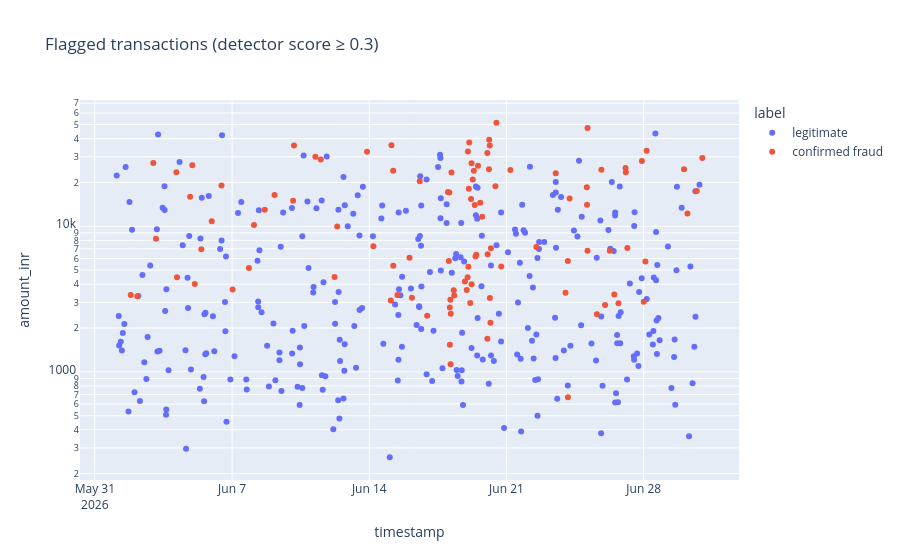
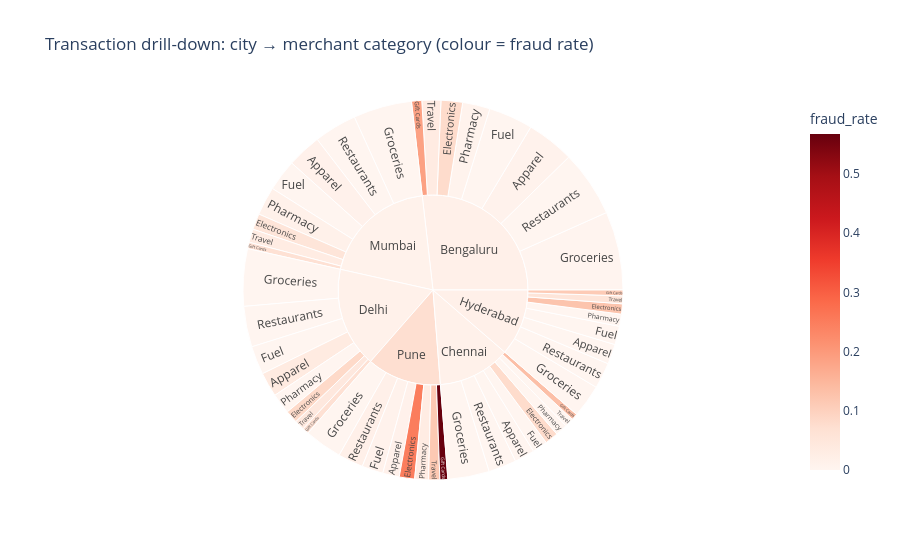

Notebook code cell kept with these figures, in order:
### Markdown cell above
## Task 5 — An Interactive Tool for the Investigators (Request #5)

**Real-world usage:** Investigators triage flagged cases themselves with zoom, filter and hover-for-details.

**Why this technique:** **Details-on-demand / tooltips** (Slides 22–23), **dynamic queries** (Slide 15) and **drill-down**
(Slide 24) — Shneiderman's mantra as an actual tool.

**TODO:**
1. Interactive scatter (plotly) of all transactions with `detector_score >= 0.3`: x = timestamp, y = amount (log),
   colour = `label`, with a tooltip showing txn_id, customer, city, category, distance and score. Set `dragmode="select"`.
2. Interactive **sunburst** for drill-down: city → merchant category, sized by transaction count, coloured by fraud rate.

### Code cell
# TODO 1
flagged = tx[tx.detector_score >= 0.3].copy()

fig_scatter = px.scatter(
    flagged, x="timestamp", y="amount_inr", color="label",
    hover_data=["txn_id", "customer_id", "city", "merchant_category", "distance_from_home_km", "detector_score"],
    log_y=True, title="Flagged transactions (detector score ≥ 0.3)"
)
fig_scatter.update_layout(dragmode="select")
fig_scatter.show()

# TODO 2
sun = tx.groupby(["city", "merchant_category"], as_index=False).agg(
    transactions=("txn_id", "count"), frauds=("is_fraud", "sum")
)
sun["fraud_rate"] = sun["frauds"] / sun["transactions"]
fig_sun = px.sunburst(sun, path=["city", "merchant_category"], values="transactions",
                      color="fraud_rate", color_continuous_scale="Reds",
                      title="Transaction drill-down: city → merchant category (colour = fraud rate)")
fig_sun.show()

### Figure 1 — Plotly figure (JSON) as saved in the notebook; plotly's stock layout.template omitted (floating-point values rounded to 4 significant figures; data arrays with more than 128 entries replaced by an {"elided": "..."} marker saying what was removed)
{"data": [{"customdata": {"elided": "297x6 mixed values"}, "hovertemplate": "label=legitimate<br>timestamp=%{x}<br>amount_inr=%{y}<br>txn_id=%{customdata[0]}<br>customer_id=%{customdata[1]}<br>city=%{customdata[2]}<br>merchant_category=%{customdata[3]}<br>distance_from_home_km=%{customdata[4]}<br>detector_score=%{customdata[5]}<extra></extra>", "legendgroup": "legitimate", "marker": {"color": "#636efa", "symbol": "circle"}, "mode": "markers", "name": "legitimate", "orientation": "v", "showlegend": true, "type": "scatter", "x": {"elided": "297 str values"}, "xaxis": "x", "y": {"elided": "297 float values"}, "yaxis": "y"}, {"customdata": {"elided": "104x6 mixed values"}, "hovertemplate": "label=confirmed fraud<br>timestamp=%{x}<br>amount_inr=%{y}<br>txn_id=%{customdata[0]}<br>customer_id=%{customdata[1]}<br>city=%{customdata[2]}<br>merchant_category=%{customdata[3]}<br>distance_from_home_km=%{customdata[4]}<br>detector_score=%{customdata[5]}<extra></extra>", "legendgroup": "confirmed fraud", "marker": {"color": "#EF553B", "symbol": "circle"}, "mode": "markers", "name": "confirmed fraud", "orientation": "v", "showlegend": true, "type": "scatter", "x": ["2026-06-01T19:58:00.000000000", "2026-06-02T04:00:00.000000000", "2026-06-02T23:35:00.000000000", "2026-06-03T02:50:00.000000000", "2026-06-04T03:50:00.000000000", "2026-06-04T04:37:00.000000000", "2026-06-04T20:39:00.000000000", "2026-06-04T23:20:00.000000000", "2026-06-05T02:20:00.000000000", "2026-06-05T10:21:00.000000000", "2026-06-05T23:08:00.000000000", "2026-06-06T11:04:00.000000000", "2026-06-07T00:43:00.000000000", "2026-06-07T20:38:00.000000000", "2026-06-08T02:48:00.000000000", "2026-06-08T16:02:00.000000000", "2026-06-09T04:02:00.000000000", "2026-06-10T02:44:00.000000000", "2026-06-10T03:50:00.000000000", "2026-06-11T06:01:00.000000000", "2026-06-11T12:38:00.000000000", "2026-06-12T05:28:00.000000000", "2026-06-12T08:46:00.000000000", "2026-06-13T21:16:00.000000000", "2026-06-14T05:02:00.000000000", "2026-06-15T02:22:00.000000000", "2026-06-15T03:10:00.000000000", "2026-06-15T05:24:00.000000000", "2026-06-15T05:14:00.000000000", "2026-06-15T10:29:00.000000000", "2026-06-16T01:16:00.000000000", "2026-06-16T04:13:00.000000000", "2026-06-16T13:50:00.000000000", "2026-06-16T22:54:00.000000000", "2026-06-18T00:19:00.000000000", "2026-06-18T01:55:00.000000000", "2026-06-18T01:28:00.000000000", "2026-06-18T02:37:00.000000000", "2026-06-18T02:40:00.000000000", "2026-06-18T03:45:00.000000000", "2026-06-18T03:16:00.000000000", "2026-06-18T03:36:00.000000000", "2026-06-18T04:39:00.000000000", "2026-06-18T07:24:00.000000000", "2026-06-18T08:02:00.000000000", "2026-06-18T21:07:00.000000000", "2026-06-18T23:20:00.000000000", "2026-06-19T00:47:00.000000000", "2026-06-19T00:25:00.000000000", "2026-06-19T01:53:00.000000000", "2026-06-19T01:19:00.000000000", "2026-06-19T02:26:00.000000000", "2026-06-19T03:35:00.000000000", "2026-06-19T04:38:00.000000000", "2026-06-19T05:17:00.000000000", "2026-06-19T05:13:00.000000000", "2026-06-19T06:41:00.000000000", "2026-06-19T08:02:00.000000000", "2026-06-19T09:08:00.000000000", "2026-06-19T10:04:00.000000000", "2026-06-19T11:01:00.000000000", "2026-06-19T13:04:00.000000000", "2026-06-19T15:52:00.000000000", "2026-06-19T18:14:00.000000000", "2026-06-20T00:35:00.000000000", "2026-06-20T00:32:00.000000000", "2026-06-20T00:53:00.000000000", "2026-06-20T02:33:00.000000000", "2026-06-20T02:49:00.000000000", "2026-06-20T03:41:00.000000000", "2026-06-20T03:32:00.000000000", "2026-06-20T04:21:00.000000000", "2026-06-20T04:55:00.000000000", "2026-06-20T10:24:00.000000000", "2026-06-20T11:41:00.000000000", "2026-06-20T17:29:00.000000000", "2026-06-21T04:44:00.000000000", "2026-06-22T12:34:00.000000000", "2026-06-23T12:18:00.000000000", "2026-06-24T00:14:00.000000000", "2026-06-24T03:13:00.000000000", "2026-06-24T03:09:00.000000000", "2026-06-24T05:16:00.000000000", "2026-06-25T02:18:00.000000000", "2026-06-25T02:35:00.000000000", "2026-06-25T03:16:00.000000000", "2026-06-25T03:10:00.000000000", "2026-06-25T14:37:00.000000000", "2026-06-25T20:14:00.000000000", "2026-06-26T00:41:00.000000000", "2026-06-26T06:30:00.000000000", "2026-06-26T11:59:00.000000000", "2026-06-26T17:05:00.000000000", "2026-06-27T01:45:00.000000000", "2026-06-27T02:06:00.000000000", "2026-06-27T03:57:00.000000000", "2026-06-27T21:46:00.000000000", "2026-06-28T00:02:00.000000000", "2026-06-28T02:05:00.000000000", "2026-06-28T03:32:00.000000000", "2026-06-30T01:21:00.000000000", "2026-06-30T05:32:00.000000000", "2026-06-30T16:57:00.000000000", "2026-06-30T23:43:00.000000000"], "xaxis": "x", "y": [3369.0, 3309.0, 27170.0, 8198.0, 23460.0, 4462.0, 15920.0, 26220.0, 4015.0, 6960.0, 10830.0, 19060.0, 3682.0, 5160.0, 10220.0, 12970.0, 16400.0, 14980.0, 35900.0, 30060.0, 28720.0, 4474.0, 9949.0, 32550.0, 7277.0, 3087.0, 36030.0, 5347.0, 24060.0, 3368.0, 6090.0, 3227.0, 20360.0, 2430.0, 17180.0, 17050.0, 5772.0, 2771.0, 1535.0, 2505.0, 3126.0, 1126.0, 23420.0, 3630.0, 3339.0, 4182.0, 3649.0, 32690.0, 4465.0, 18120.0, 5278.0, 37680.0, 2976.0, 15420.0, 3996.0, 27060.0, 20980.0, 24100.0, 14010.0, 6209.0, 6379.0, 26010.0, 14520.0, 11610.0, 1689.0, 31880.0, 6432.0, 24600.0, 39340.0, 3214.0, 35840.0, 2172.0, 7066.0, 18840.0, 51420.0, 5302.0, 24350.0, 7206.0, 23100.0, 3488.0, 669.0, 5780.0, 15530.0, 18560.0, 14060.0, 47260.0, 6795.0, 2487.0, 24490.0, 2877.0, 6783.0, 3393.0, 2957.0, 25150.0, 23470.0, 7094.0, 28090.0, 3029.0, 5717.0, 33020.0, 24690.0, 12260.0, 17500.0, 29450.0], "yaxis": "y"}], "layout": {"dragmode": "select", "legend": {"title": {"text": "label"}, "tracegroupgap": 0}, "title": {"text": "Flagged transactions (detector score ≥ 0.3)"}, "xaxis": {"anchor": "y", "domain": [0.0, 1.0], "title": {"text": "timestamp"}}, "yaxis": {"anchor": "x", "domain": [0.0, 1.0], "title": {"text": "amount_inr"}, "type": "log"}}}

### Figure 2 — Plotly figure (JSON) as saved in the notebook; plotly's stock layout.template omitted (floating-point values rounded to 4 significant figures)
{"data": [{"branchvalues": "total", "customdata": [[0.008929], [0.07921], [0.0], [0.1875], [0.00271], [0.007752], [0.0], [0.03371], [0.0], [0.07937], [0.0], [0.1333], [0.0], [0.0], [0.0], [0.0], [0.03478], [0.08333], [0.0], [0.06667], [0.0], [0.0], [0.0], [0.04255], [0.0], [0.125], [0.0], [0.1111], [0.0], [0.0], [0.0], [0.05405], [0.01242], [0.05333], [0.0], [0.06667], [0.0], [0.01493], [0.0], [0.03175], [0.01282], [0.25], [0.01], [0.5676], [0.0], [0.03077], [0.01681], [0.1154], [0.01622], [0.01316], [0.0138], [0.01754], [0.01104], [0.07286]], "domain": {"x": [0.0, 1.0], "y": [0.0, 1.0]}, "hovertemplate": "labels=%{label}<br>transactions=%{value}<br>parent=%{parent}<br>id=%{id}<br>fraud_rate=%{color}<extra></extra>", "ids": ["Bengaluru/Apparel", "Bengaluru/Electronics", "Bengaluru/Fuel", "Bengaluru/Gift Cards", "Bengaluru/Groceries", "Bengaluru/Pharmacy", "Bengaluru/Restaurants", "Bengaluru/Travel", "Chennai/Apparel", "Chennai/Electronics", "Chennai/Fuel", "Chennai/Gift Cards", "Chennai/Groceries", "Chennai/Pharmacy", "Chennai/Restaurants", "Chennai/Travel", "Delhi/Apparel", "Delhi/Electronics", "Delhi/Fuel", "Delhi/Gift Cards", "Delhi/Groceries", "Delhi/Pharmacy", "Delhi/Restaurants", "Delhi/Travel", "Hyderabad/Apparel", "Hyderabad/Electronics", "Hyderabad/Fuel", "Hyderabad/Gift Cards", "Hyderabad/Groceries", "Hyderabad/Pharmacy", "Hyderabad/Restaurants", "Hyderabad/Travel", "Mumbai/Apparel", "Mumbai/Electronics", "Mumbai/Fuel", "Mumbai/Gift Cards", "Mumbai/Groceries", "Mumbai/Pharmacy", "Mumbai/Restaurants", "Mumbai/Travel", "Pune/Apparel", "Pune/Electronics", "Pune/Fuel", "Pune/Gift Cards", "Pune/Groceries", "Pune/Pharmacy", "Pune/Restaurants", "Pune/Travel", "Bengaluru", "Chennai", "Delhi", "Hyderabad", "Mumbai", "Pune"], "labels": ["Apparel", "Electronics", "Fuel", "Gift Cards", "Groceries", "Pharmacy", "Restaurants", "Travel", "Apparel", "Electronics", "Fuel", "Gift Cards", "Groceries", "Pharmacy", "Restaurants", "Travel", "Apparel", "Electronics", "Fuel", "Gift Cards", "Groceries", "Pharmacy", "Restaurants", "Travel", "Apparel", "Electronics", "Fuel", "Gift Cards", "Groceries", "Pharmacy", "Restaurants", "Travel", "Apparel", "Electronics", "Fuel", "Gift Cards", "Groceries", "Pharmacy", "Restaurants", "Travel", "Apparel", "Electronics", "Fuel", "Gift Cards", "Groceries", "Pharmacy", "Restaurants", "Travel", "Bengaluru", "Chennai", "Delhi", "Hyderabad", "Mumbai", "Pune"], "marker": {"coloraxis": "coloraxis", "colors": [0.008929, 0.07921, 0.0, 0.1875, 0.00271, 0.007752, 0.0, 0.03371, 0.0, 0.07937, 0.0, 0.1333, 0.0, 0.0, 0.0, 0.0, 0.03478, 0.08333, 0.0, 0.06667, 0.0, 0.0, 0.0, 0.04255, 0.0, 0.125, 0.0, 0.1111, 0.0, 0.0, 0.0, 0.05405, 0.01242, 0.05333, 0.0, 0.06667, 0.0, 0.01493, 0.0, 0.03175, 0.01282, 0.25, 0.01, 0.5676, 0.0, 0.03077, 0.01681, 0.1154, 0.01622, 0.01316, 0.0138, 0.01754, 0.01104, 0.07286]}, "name": "", "parents": ["Bengaluru", "Bengaluru", "Bengaluru", "Bengaluru", "Bengaluru", "Bengaluru", "Bengaluru", "Bengaluru", "Chennai", "Chennai", "Chennai", "Chennai", "Chennai", "Chennai", "Chennai", "Chennai", "Delhi", "Delhi", "Delhi", "Delhi", "Delhi", "Delhi", "Delhi", "Delhi", "Hyderabad", "Hyderabad", "Hyderabad", "Hyderabad", "Hyderabad", "Hyderabad", "Hyderabad", "Hyderabad", "Mumbai", "Mumbai", "Mumbai", "Mumbai", "Mumbai", "Mumbai", "Mumbai", "Mumbai", "Pune", "Pune", "Pune", "Pune", "Pune", "Pune", "Pune", "Pune", "", "", "", "", "", ""], "type": "sunburst", "values": [224.0, 101.0, 208.0, 48.0, 369.0, 129.0, 312.0, 89.0, 95.0, 63.0, 71.0, 30.0, 195.0, 57.0, 131.0, 42.0, 115.0, 60.0, 134.0, 30.0, 269.0, 96.0, 191.0, 47.0, 94.0, 48.0, 87.0, 27.0, 155.0, 57.0, 122.0, 37.0, 161.0, 75.0, 148.0, 30.0, 275.0, 134.0, 201.0, 63.0, 78.0, 72.0, 100.0, 37.0, 177.0, 65.0, 119.0, 52.0, 1480.0, 684.0, 942.0, 627.0, 1087.0, 700.0]}], "layout": {"coloraxis": {"colorbar": {"title": {"text": "fraud_rate"}}, "colorscale": [[0.0, "rgb(255,245,240)"], [0.125, "rgb(254,224,210)"], [0.25, "rgb(252,187,161)"], [0.375, "rgb(252,146,114)"], [0.5, "rgb(251,106,74)"], [0.625, "rgb(239,59,44)"], [0.75, "rgb(203,24,29)"], [0.875, "rgb(165,15,21)"], [1.0, "rgb(103,0,13)"]]}, "legend": {"tracegroupgap": 0}, "title": {"text": "Transaction drill-down: city → merchant category (colour = fraud rate)"}}}
